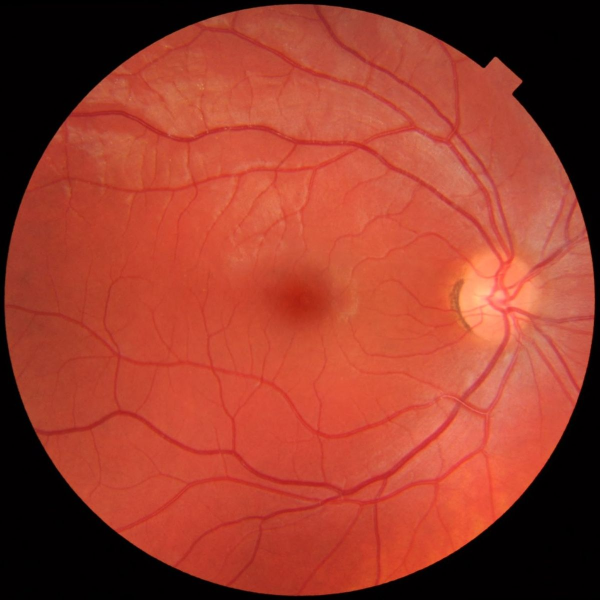
#> input picture 2_Feature_matching/public_data/public_target.jpg, 1200 x 1200 px (shown at 1/2 size)
$ jupyter execute --allow-errors feature_matching_PUBLIC.ipynb   (shell and % lines are left out)   (older library calls are emulated)
#> lines starting #> are read from the running program, lines starting #| are printed output that depends on the picture; after the words box and inside, x2 and y2 are one past the last pixel; in counts of white or black regions, pixels touching at a corner belong together
### 2_Feature_matching/helpers.py
import os, re
import pandas as pd
import numpy as np
import matplotlib.pyplot as plt

import skimage
from skimage import data, color, transform
from skimage.color import rgb2gray
from skimage.filters import meijering, sato, frangi, hessian
from skimage.feature import (match_descriptors, corner_harris,
                             corner_peaks, ORB, plot_matches,
                             hessian_matrix, hessian_matrix_eigvals,
                             hog)
from skimage.transform import ProjectiveTransform, SimilarityTransform, warp
from skimage.measure import ransac
from skimage.io import imread, imshow, imsave

import cv2


# [9 lines left out: function preprocess_img, not called in this run]


def load_df(path):
	pattern = "^(\d+)-(\d+)-([LR])-(cfi|multicolor|other)-(OHN|macula|LQ)-(OphtalmoLaus)-(\d+)\.jpg"
	filenames = [x for x in sorted(os.listdir(path)) if x.endswith('.jpg')]
	# [5 lines left out: function extract, not called in this run]
	extracted = list(map(extract, filenames))
	images_df = pd.DataFrame(extracted, columns=['patient_id', 'date', 'eye', 'image_type', 'centrage', 'dataset', 'num'])
	images_df['path'] = filenames
	images_df.dropna(how='any', inplace=True)
	images_df.sort_values(['patient_id', 'eye', 'centrage', 'num'], inplace=True)
	images_df.drop_duplicates(['patient_id', 'eye', 'image_type', 'centrage', 'dataset', 'num'], inplace=True)
	images_df.drop(['date', 'image_type', 'dataset'], axis=1, inplace=True)
	return images_df

# [19 lines left out: functions resize_mask, squarize, not called in this run]

def imp(path, resize=True, vessels=False, exposure=False, cv=False):
#> called with path = './public_data/public_target.jpg', resize = False, vessels = True, exposure = True, cv = True
	if cv:
		img = cv2.imread(path, cv2.IMREAD_GRAYSCALE)
#> img: shape (1200, 1200); min 0, max 208, mean 87.1
	else:
		img = imread(path)
		img = rgb2gray(img)
	#img = preprocess_img(img)
	#img = meijering(img)
	if vessels:
		img = sato(img)
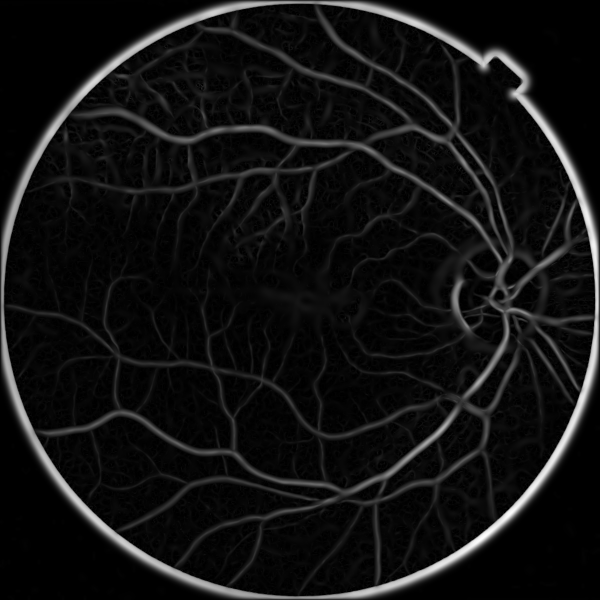
#> img: shape (1200, 1200) float64 (shown at 1/2 size); min 0, max 31.12, mean 2.2; drawn with min black and max white
		img[img<0.0025] = 0 # remove background
#> img: shape (1200, 1200) float64; 8.07% of pixels changed, all inside (x1, y1, x2, y2) = (0, 0, 1200, 1200)
		#img[img>=0.01] = 255
		img = cv2.normalize(src=img, dst=None, alpha=0, beta=255, norm_type=cv2.NORM_MINMAX, dtype=cv2.CV_8U)

		def remove_circle(img):
			center = (int(img.shape[1]/2), int(img.shape[0]/2))
#> center = (600, 600)
			radius = int(img.shape[0]/2) - 100
#> radius = 500
			mask = np.zeros(img.shape[:2], dtype="uint8")
			cv2.circle(mask, center, radius, 255, -1)
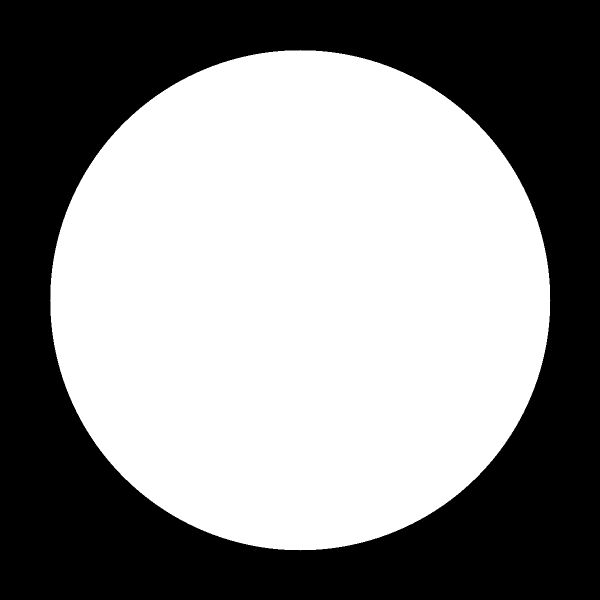
#> mask: shape (1200, 1200) (shown at 1/2 size); 54.5% white; 1 black region, box (x1, y1, x2, y2) and area: (0, 0, 1200, 1200) 654651
			return cv2.bitwise_and(img, img, mask=mask)
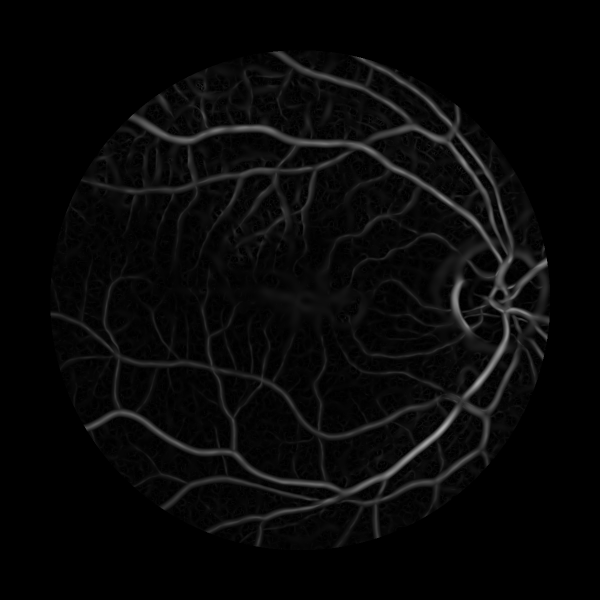
#> returned value: shape (1200, 1200) (shown at 1/2 size); min 0, max 177, mean 7.9

		img = remove_circle(img)
		img = skimage.exposure.rescale_intensity(img)
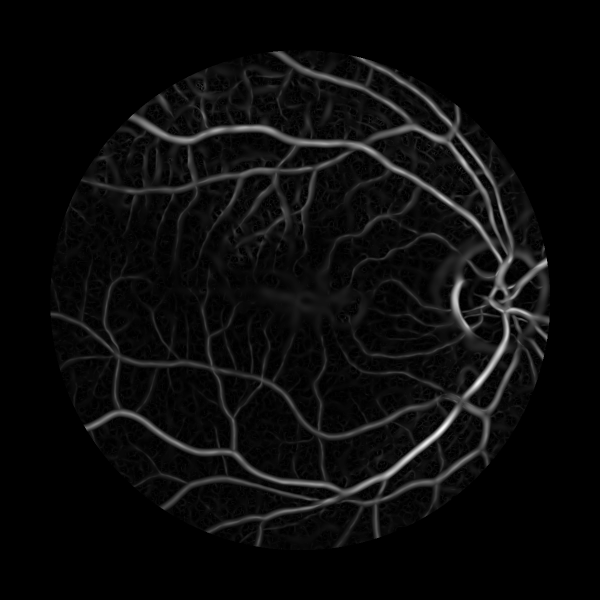
#> img: shape (1200, 1200) (shown at 1/2 size); min 0, max 255, mean 11.1
	if resize:
		img = cv2.resize(img, dsize=(512, 512))
	if exposure and not vessels:
		img = skimage.exposure.rescale_intensity(img)
	return(img)

# [23 lines left out: functions vxm_data_generator, plot_history, not called in this run]

### 2_Feature_matching/feature_matching_PUBLIC.ipynb
# Feature matching - PUBLIC VERSION

This notebook explores feature matching algorithm using SIFT and specific data preprocessing.

[cell 1]
import pandas as pd
import numpy as np
import matplotlib.pyplot as plt

import skimage
from skimage import data, color, transform
from skimage.color import rgb2gray
from skimage.filters import meijering, sato, frangi, hessian
from skimage.feature import (match_descriptors, corner_harris,
                             corner_peaks, ORB, plot_matches,
                             hessian_matrix, hessian_matrix_eigvals,
                             hog, SIFT)
from skimage.transform import ProjectiveTransform, SimilarityTransform, warp
from skimage.measure import ransac
from skimage.io import imread, imshow, imsave

import cv2
import helpers

# Load the data

Note: this code is used on the private dataset. For illustrating the notebook, we will use another couple of image that come from a public dataset.

[cell 2]
DATA_DIR = "/data/ml4s2021/data/2021_11_12/OphtalmoLaus/"
OUTPUT_DIR = "./output/"

#> (the rest of this cell did not finish here and is left out)

# Registration

## Loading and preprocessing image

For preprocessing, we do the following:

- convert to gray img
- apply sato
- remove background
- remove circle
- normalize / augment contrast

Note: on the next plots, the left image will be the target and the right image will be the source/moving.

[cell 3]
# paths = df.iloc[130][['path_target', 'path_source']]
paths = ['./public_data/public_target.jpg', './public_data/public_source.jpg']
target, source = map(
    lambda x: helpers.imp(x, resize=False, vessels=True, exposure=True, cv=True),
    paths
)
#> call 2 of imp, with path = './public_data/public_source.jpg', resize = False, vessels = True, exposure = True, cv = True
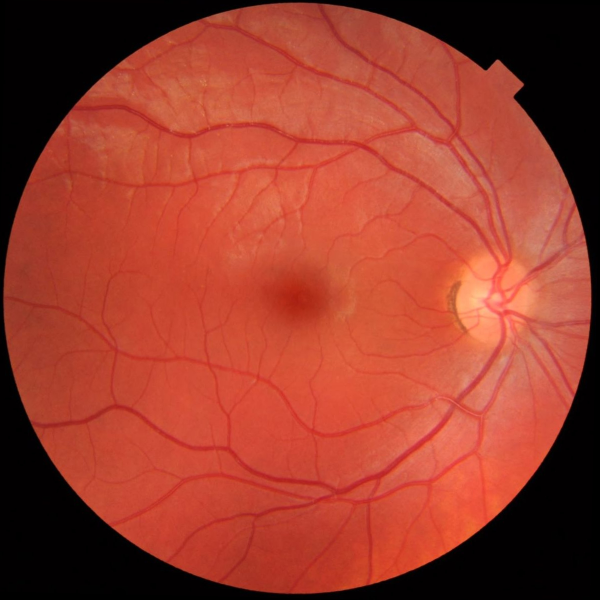
#> input picture 2_Feature_matching/public_data/public_source.jpg, 1200 x 1200 px (shown at 1/2 size)
#> in imp (call 2), `img = cv2.imread(path, cv2.IMREAD_GRAYSCALE)`:
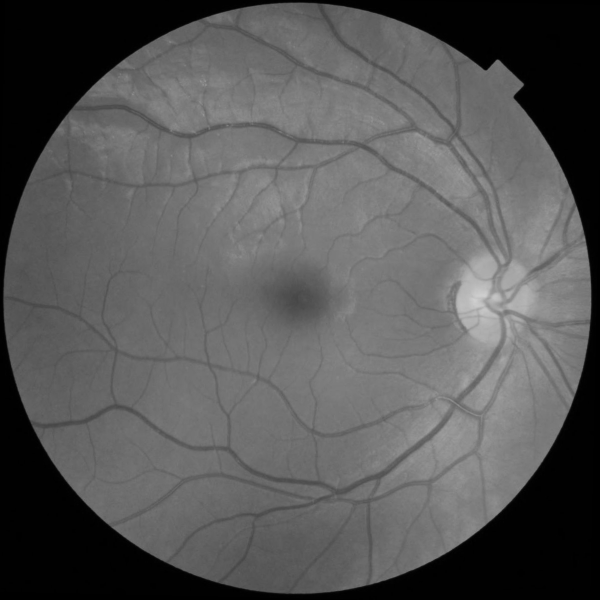
#> img: shape (1200, 1200) (shown at 1/2 size); min 0, max 208, mean 86.7
#> in imp (call 2), `img = sato(img)`:
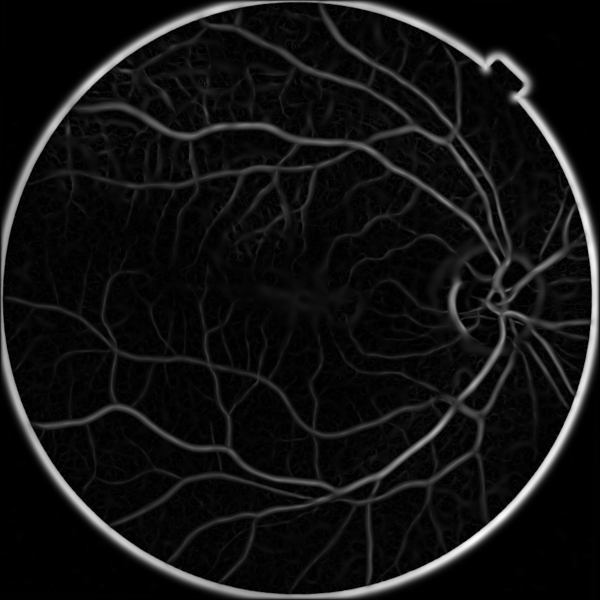
#> img: shape (1200, 1200) float64 (shown at 1/2 size); min 0, max 30.99, mean 2.2; drawn with min black and max white
#> in remove_circle (call 2), `return cv2.bitwise_and(img, img, mask=mask)`:
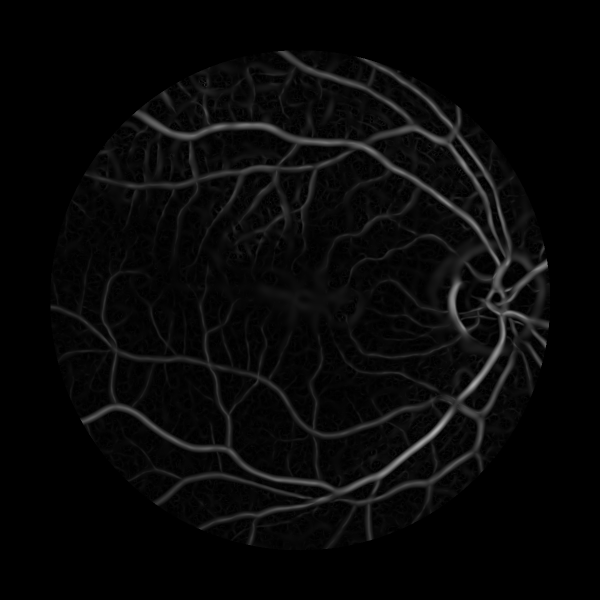
#> returned value: shape (1200, 1200) (shown at 1/2 size); min 0, max 177, mean 7.9
#> in imp (call 2), `img = skimage.exposure.rescale_intensity(img)`:
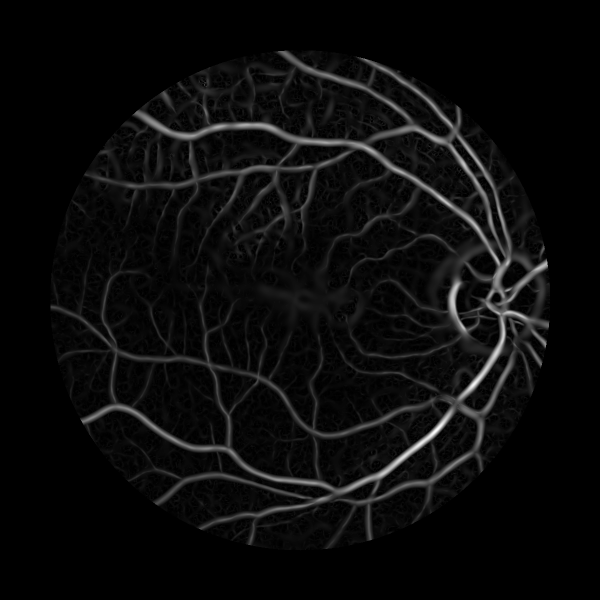
#> img: shape (1200, 1200) (shown at 1/2 size); min 0, max 255, mean 11.2

fig, axs = plt.subplots(nrows=1, ncols=2, figsize=(18,12))

axs[0].imshow(target)
axs[0].set_title("target")

axs[1].imshow(source)
axs[1].set_title("source")

## Feature detection and descriptor extraction

Next, we use SIFT for feature detection and descriptor extraction. We choose sigma=5 and edgeThreshold after many tries, and it helps to detect features along the vessels.

[cell 4]
sift = cv2.SIFT_create(
    sigma=5,
    nfeatures=500,
    edgeThreshold=50,
)

target_keypoints, target_descriptors = sift.detectAndCompute(target, None)
#> target_keypoints = 500 keypoints; strongest (x, y, size): (957, 765, 11.3), (852, 887, 10.9), (1088, 526, 9.9), (1001, 701, 12.6)
source_keypoints, source_descriptors = sift.detectAndCompute(source, None)
#> source_keypoints = 500 keypoints; strongest (x, y, size): (947, 769, 11.2), (840, 888, 10.9), (1088, 531, 10.6), (904, 601, 12.7)

target_keypoints_arr = cv2.KeyPoint.convert(target_keypoints)
#> target_keypoints_arr = 500 pairs, first value 106 to 1094, second value 110 to 1086.2
target_keypoints_arr[:, 0], target_keypoints_arr[:, 1] = target_keypoints_arr[:, 1], target_keypoints_arr[:, 0].copy()
source_keypoints_arr = cv2.KeyPoint.convert(source_keypoints)
#> source_keypoints_arr = 500 pairs, first value 105.2 to 1091.9, second value 126.4 to 1082
source_keypoints_arr[:, 0], source_keypoints_arr[:, 1] = source_keypoints_arr[:, 1], source_keypoints_arr[:, 0].copy()

fig, axs = plt.subplots(nrows=1, ncols=2, figsize=(18,12))

axs[0].imshow(target)
axs[0].scatter(target_keypoints_arr[:,1], target_keypoints_arr[:,0])
axs[0].set_title("target")

axs[1].imshow(source)
axs[1].scatter(source_keypoints_arr[:,1], source_keypoints_arr[:,0])
axs[1].set_title("source")
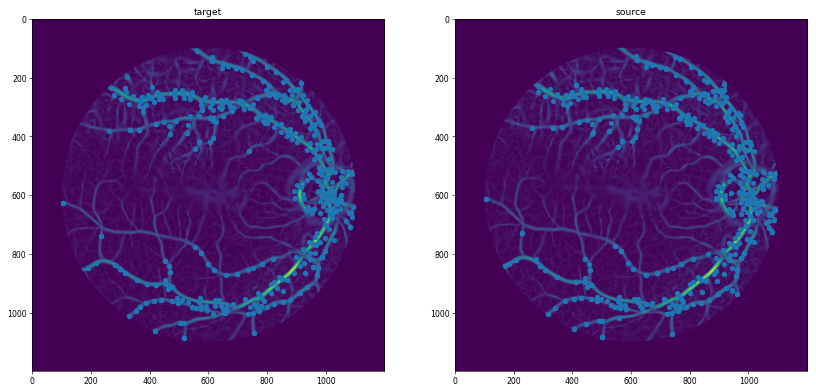
#> figure drawn by matplotlib, 2 panels

## Descriptors matching

We match the descriptors by brute-forcing. After comparing the different metrics, we found out that the correlation distance gives the best results.

[cell 5]
matches = match_descriptors(
    target_descriptors,
    source_descriptors,
    cross_check=True,
    metric='correlation'
)
#> matches = 431 pairs, first value 0 to 499, second value 0 to 498

fig, ax = plt.subplots(1, 1, figsize=(8, 8))
plot_matches(
    ax,
    target,
    source,
    target_keypoints_arr,
    source_keypoints_arr,
    matches,
    keypoints_color='grey',
)
#> (this line was passed over: skimage is not available in this run)
plt.axis('off')
plt.show()

## Outlier rejection

We reject outliers using RANSAC.

[cell 6]
src = source_keypoints_arr[matches[:, 1]][:, ::-1]
#> src = 431 pairs, first value 105.2 to 1091.9, second value 126.4 to 1082
tgt = target_keypoints_arr[matches[:, 0]][:, ::-1]
#> tgt = 431 pairs, first value 106 to 1094, second value 128.2 to 1086.2

model_robust, inliers = ransac((src, tgt), skimage.transform.SimilarityTransform, # SimilarityTransform,
                              min_samples=10, residual_threshold=70,
                              max_trials=500)

fig, ax = plt.subplots(1, 1, figsize=(8, 8))
plot_matches(ax, target, source, target_keypoints_arr, source_keypoints_arr, matches[inliers], only_matches=True)
#> (this line was passed over: skimage is not available in this run)
plt.axis('off')
plt.show()

## Warping

Warping is done using the model we got from RANSAC. We first apply it to our gray images.

[cell 7]
moved = warp(
    source,
    model_robust.inverse,
    preserve_range=True,
    output_shape=target.shape,
    cval=-1,
)
moved = np.ma.array(moved, mask=moved==-1)

fig, ax = plt.subplots(1, 3)

ax[0].imshow(target, cmap=plt.get_cmap('gray'))
ax[0].set_title("Target")
ax[1].imshow(source, cmap=plt.get_cmap('gray'))
ax[1].set_title("Source")
ax[2].imshow(moved, cmap=plt.get_cmap('gray'))
ax[2].set_title("Moved")

imsave(OUTPUT_DIR+"public_fm_moving.jpg", source)
imsave(OUTPUT_DIR+"public_fm_atarget.jpg", target)
imsave(OUTPUT_DIR+"public_fm_moved.jpg", moved)

plt.tight_layout()
plt.show()

We can finally use the same transformation on the full images.

[cell 8]
target_img, source_img = imread(paths[0]), imread(paths[1])

moved_img = warp(source_img, model_robust.inverse, preserve_range=True, output_shape=target.shape, cval=-1)
moved_img = np.ma.array(moved_img, mask=moved_img==-1)

fig, ax = plt.subplots(1, 3)

ax[0].imshow(target_img)
ax[0].set_title("Target img")
ax[1].imshow(source_img)
ax[1].set_title("Source img")
ax[2].imshow(moved_img/255)
ax[2].set_title("Moved img")

imsave(OUTPUT_DIR+"public_ifm_moving.jpg", source_img)
imsave(OUTPUT_DIR+"public_ifm_atarget.jpg", target_img)
#> (the rest of this cell did not finish here and is left out)

For easier comparaison, the three images can be found in the output folder.

# Result

The most suitable metric for our result should be mutual information, but we also print out other ones.

[cell 9]
print("Mutual information")
print(f"Target - Source : {skimage.metrics.normalized_mutual_information(target, source):.3f}")
#| Target - Source : 1.119
print(f"Target - Moved  : {skimage.metrics.normalized_mutual_information(target, moved):.3f}")
#| Target - Moved  : 1.442

print('\n-- Other metrics --')

print("\nMean squared error")
print(f"Target - Source : {skimage.metrics.mean_squared_error(target, source):.3f}")
#| Target - Source : 351.600
print(f"Target - Moved  : {skimage.metrics.mean_squared_error(target, moved):.3f}")
#| Target - Moved  : 11.240

print("\nStructural similarity")
print(f"Target - Source : {skimage.metrics.structural_similarity(target, source):.3f}")
#| Target - Source : 0.728
#> (the rest of this cell did not finish here and is left out)
